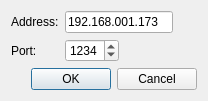
<?xml version="1.0" encoding="UTF-8"?>
<ui version="4.0">
 <class>ConnectCostumeInputDialog</class>
 <widget class="QDialog" name="ConnectCostumeInputDialog">
  <property name="geometry">
   <rect>
    <x>0</x>
    <y>0</y>
    <width>208</width>
    <height>97</height>
   </rect>
  </property>
  <property name="windowTitle">
   <string>Dialog</string>
  </property>
  <layout class="QFormLayout" name="formLayout">
   <item row="0" column="0">
    <widget class="QLabel" name="addressLabel">
     <property name="text">
      <string>Address:</string>
     </property>
    </widget>
   </item>
   <item row="0" column="1">
    <layout class="QHBoxLayout" name="horizontalLayout_2">
     <item>
      <widget class="QLineEdit" name="ipLineEdit">
       <property name="sizePolicy">
        <sizepolicy hsizetype="Minimum" vsizetype="Fixed">
         <horstretch>0</horstretch>
         <verstretch>0</verstretch>
        </sizepolicy>
       </property>
       <property name="inputMask">
        <string>009.009.009.009</string>
       </property>
       <property name="text">
        <string>192.168.001.173</string>
       </property>
       <property name="maxLength">
        <number>15</number>
       </property>
       <property name="placeholderText">
        <string>IP Address</string>
       </property>
      </widget>
     </item>
     <item>
      <spacer name="horizontalSpacer_2">
       <property name="orientation">
        <enum>Qt::Horizontal</enum>
       </property>
       <property name="sizeHint" stdset="0">
        <size>
         <width>40</width>
         <height>20</height>
        </size>
       </property>
      </spacer>
     </item>
    </layout>
   </item>
   <item row="1" column="0">
    <widget class="QLabel" name="portLabel">
     <property name="text">
      <string>Port:</string>
     </property>
    </widget>
   </item>
   <item row="1" column="1">
    <layout class="QHBoxLayout" name="horizontalLayout">
     <item>
      <widget class="QSpinBox" name="portSpinBox">
       <property name="maximum">
        <number>9999</number>
       </property>
       <property name="value">
        <number>1234</number>
       </property>
      </widget>
     </item>
     <item>
      <spacer name="horizontalSpacer">
       <property name="orientation">
        <enum>Qt::Horizontal</enum>
       </property>
       <property name="sizeHint" stdset="0">
        <size>
         <width>40</width>
         <height>20</height>
        </size>
       </property>
      </spacer>
     </item>
    </layout>
   </item>
   <item row="2" column="0" colspan="2">
    <widget class="QDialogButtonBox" name="buttonBox">
     <property name="orientation">
      <enum>Qt::Horizontal</enum>
     </property>
     <property name="standardButtons">
      <set>QDialogButtonBox::Cancel|QDialogButtonBox::Ok</set>
     </property>
    </widget>
   </item>
  </layout>
 </widget>
 <resources/>
 <connections>
  <connection>
   <sender>buttonBox</sender>
   <signal>accepted()</signal>
   <receiver>ConnectCostumeInputDialog</receiver>
   <slot>accept()</slot>
   <hints>
    <hint type="sourcelabel">
     <x>248</x>
     <y>254</y>
    </hint>
    <hint type="destinationlabel">
     <x>157</x>
     <y>274</y>
    </hint>
   </hints>
  </connection>
  <connection>
   <sender>buttonBox</sender>
   <signal>rejected()</signal>
   <receiver>ConnectCostumeInputDialog</receiver>
   <slot>reject()</slot>
   <hints>
    <hint type="sourcelabel">
     <x>316</x>
     <y>260</y>
    </hint>
    <hint type="destinationlabel">
     <x>286</x>
     <y>274</y>
    </hint>
   </hints>
  </connection>
 </connections>
</ui>
